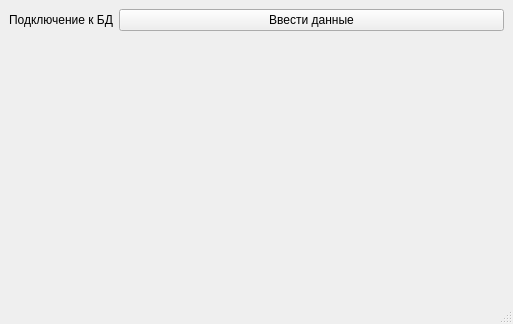
<?xml version="1.0" encoding="UTF-8"?>
<ui version="4.0">
 <class>MainWindow</class>
 <widget class="QMainWindow" name="MainWindow">
  <property name="geometry">
   <rect>
    <x>0</x>
    <y>0</y>
    <width>513</width>
    <height>324</height>
   </rect>
  </property>
  <property name="sizePolicy">
   <sizepolicy hsizetype="Preferred" vsizetype="Preferred">
    <horstretch>0</horstretch>
    <verstretch>0</verstretch>
   </sizepolicy>
  </property>
  <property name="windowTitle">
   <string>MainWindow</string>
  </property>
  <widget class="QWidget" name="centralwidget">
   <layout class="QFormLayout" name="formLayout">
    <item row="0" column="0">
     <widget class="QLabel" name="label">
      <property name="text">
       <string>Подключение к БД</string>
      </property>
     </widget>
    </item>
    <item row="0" column="1">
     <widget class="QPushButton" name="pushButton">
      <property name="text">
       <string>Ввести данные</string>
      </property>
     </widget>
    </item>
   </layout>
  </widget>
  <widget class="QMenuBar" name="menubar">
   <property name="geometry">
    <rect>
     <x>0</x>
     <y>0</y>
     <width>513</width>
     <height>24</height>
    </rect>
   </property>
  </widget>
  <widget class="QStatusBar" name="statusbar"/>
 </widget>
 <resources/>
 <connections/>
</ui>
